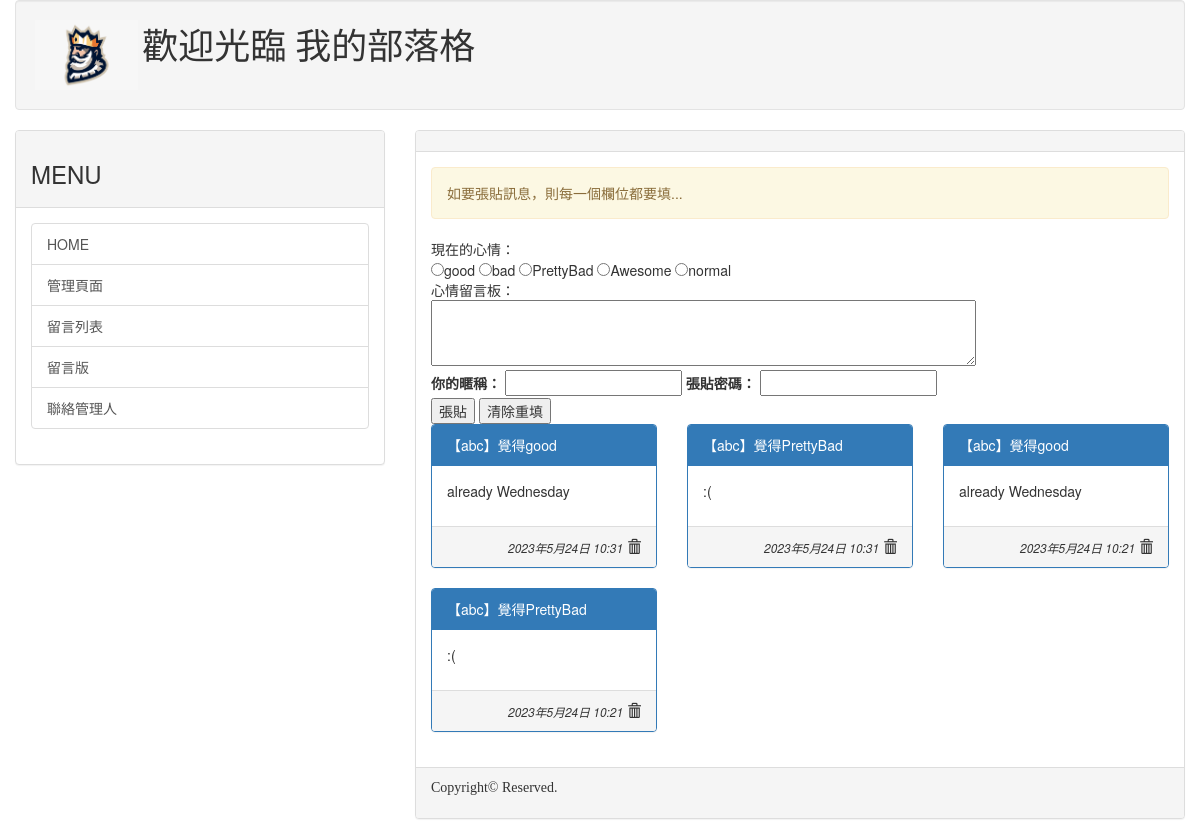
Before: / with the older database file.
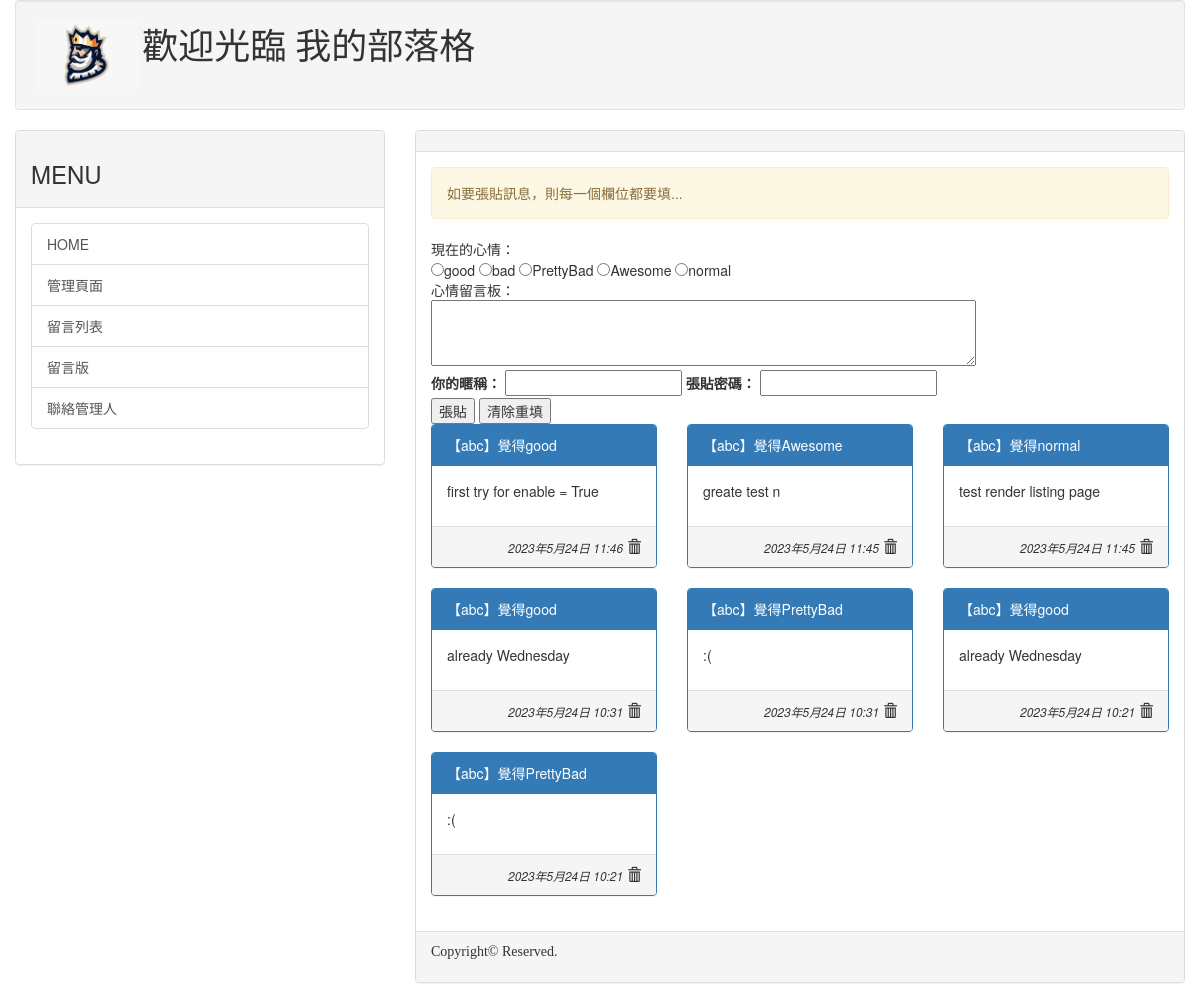
After: the same page with the newer database file.
### mysite/models.py (models this page shows, shortened)
class Mood(models.Model):
   status = models.CharField(max_length=50, null=False)
   def __str__(self):
     return self.status

class Post(models.Model):
    mood = models.ForeignKey('Mood', on_delete=models.CASCADE)
    nickname = models.CharField(max_length=50, default='不告訴你我是誰')
    message = models.TextField(null=False)
    del_pass = models.CharField(max_length=50)
    pub_time = models.DateTimeField(auto_now=True)
    enabled = models.BooleanField(default=True) #改True就可以預設為開啟

### mysite/views.py (the view, shortened to what this page needs)
# urls.py: path('', views.index),
def index(request, pid=None, del_pass=None):
    posts = models.Post.objects.filter(enabled=True).order_by('-pub_time')[:30]
    moods = models.Mood.objects.all()
    try:
        user_id = request.GET['user_id']
        user_pass = request.GET['user_pass']
        user_post = request.GET['user_post']
        user_mood = request.GET['mood']
    except:
        user_id = None
        message = '如要張貼訊息，則每一個欄位都要填...'
    return render(request, 'index.html', locals())

### templates/index.html (shortened to what this page needs)
{% extends "base.html" %}
{% block content %}
{% if message %}
<div class='alert alert-warning'>
    {{ message }}
</div>
{% endif %}
<form name='my form' action='/' method='GET'>
    現在的心情：<br />
    {% for m in moods %}
    <input type='radio' name='mood' value='{{ m.status }}'>{{ m.status }}
    {% endfor %}
    <br />
    心情留言板：<br />
    <textarea name='user_post' rows=3 cols=70></textarea><br />
    <label for='user_id'>你的暱稱：</label>
    <input id='user_id' type='text' name='user_id'>
    <label for='user_pass'>張貼密碼：</label>
    <input id='user_pass' type='password' name='user_pass'><br />
    <input type='submit' value='張貼'>
    <input type='reset' value='清除重填'>
</form>
<div class="row">
    {% for p in posts %}
    <div class="col-sm-12 col-md-4">
        <div class='panel panel-primary'>
            <div class='panel-heading'>【{{ p.nickname }}】覺得{{ p.mood }}</div>
            <div class='panel-body'>{{ p.message | linebreaks }}</div>
            <div class='panel-footer' align='right'>
                <i><small>{{ p.pub_time }}</small></i>
                <span class="glyphicon glyphicon-trash" onclick='go_delete({{p.id}})'></span>
            </div>
        </div>
    </div>
    {% endfor %}
</div>
{% endblock %}

### templates/base.html (shortened to what this page needs)
<!DOCTYPE html>
<html>
<head>
    <link rel="stylesheet" href="https://maxcdn.bootstrapcdn.com/bootstrap/3.3.6/css/bootstrap.min.css"
>
    <link rel="stylesheet" href="https://maxcdn.bootstrapcdn.com/bootstrap/3.3.6/css/bootstraptheme.min.css"
>
</head>
<body>
    <div class='container-fluid'>
        {% include 'header.html' %}
        <div class='row'>
            <div class='col-sm-4 col-md-4'>
                <div class='panel panel-default'>
                    <div class='panel-heading'>
                        <h3>MENU</h3>
                    </div>
                    <div class='panel-body'>
                        <div class='list-group'>
                            <a href='/' class='list-group-item'>HOME</a>
                            <a href='/admin' class='list-group-item'>管理頁面 </a>
                            <a href='/list/' class='list-group-item'>留言列表</a>
                            <a href='/post/' class='list-group-item'>留言版</a>
                            <a href='/contact/' class='list-group-item'>聯絡管理人</a>
                        </div>
                    </div>
                </div>
            </div>
            <div class='col-sm-8 col-md-8'>
                <div class='panel panel-default'>
                    <div class='panel-heading'>
                    </div>
                    <div class='panel-body'>
                        {% block content %} {% endblock %}
                    </div>
                    <div class='panel-footer'>
                        {% include 'footer.html' %}
                    </div>
                </div>
            </div>
        </div>
    </div>
</body>
</html>

### templates/header.html
{% load static %}
<div class='well'>
<img height='70px' src='{% static "images/logo.png" %}'>
<h1 style= "font-family:微軟正黑體;display: inline;">歡迎光臨 我的部落格</h1>
</div>

### templates/footer.html
{% block footer %}
{% if now %}
    <p style='font-family:微軟正黑體;'>現在時間：{{ now }}</p>
{% else %}
    <p style='font-family:微軟正黑體;'>Copyright© Reserved.</p>
{% endif %}
{% endblock %}

Changed rows visible on the page:
added Post: nickname "abc", mood "good", message "first try for enable = True", pub_time "2023年5月24日 11:46"
added Post: nickname "abc", mood "Awesome", message "greate test n", pub_time "2023年5月24日 11:45"
added Post: nickname "abc", mood "normal", message "test render listing page", pub_time "2023年5月24日 11:45"
